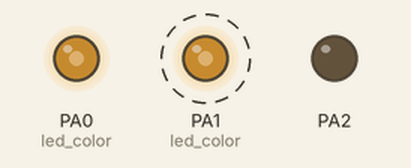
A program run on a simulated ATmega32, built with avr-gcc and emulated at 14.7456 MHz. On the bench: output pins drawn as LEDs (lit = HIGH). Dashed ring = blinking. What the program prints to the serial monitor is not drawn.

Above: at 0.05 s.
Timing chart, 0 to 3.0 s (numbered marks = the images above):
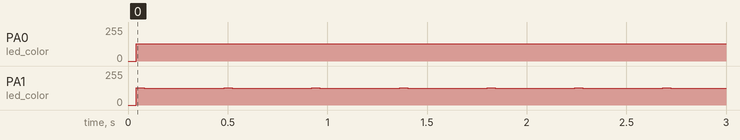

Measured:
- by itself, PA0 (led_color): 0/255 → 128/255 at 0.04 s
- by itself, PA1 (led_color): alternates 131/255 for 0.04 s and 125/255 for 0.40 s

The program:

main.cpp
```cpp
/*
 * Atmeg32a_Master_controller.cpp
 *
 * Created: 26-01-2018 22:54:00
 * Author : Puneet Shrivas
 */

#define F_CPU 14745600
#include <avr/io.h>
#include <avr/interrupt.h>
#define BAUDRATE 9600 //Baud rate for UART
#define BAUD_PRESCALLER (((F_CPU / (BAUDRATE * 16UL))) - 1) //Predefined formula from datasheet

uint8_t data; //variable for exchange

void SPI_init_Master(void)  //initialization as master board
{
	DDRB|=(1<<PINB7)|(1<<PINB5); //DDRB&=(0<<PINB6);//sets MOSI and SCK as output
	SPCR|=(1<<SPE)|(1<<MSTR)|(1<<SPIE)|(1<<SPI2X); // Enabled SPI, SPI interrupt, device is master, Prescaler Used :2	(frequency of SCK= Fosc/2)
	sei(); //global interrupt
}

	void UART_init(void)
	{
		UBRRH = (uint8_t)(BAUD_PRESCALLER>>8);
		UBRRL = (uint8_t)BAUD_PRESCALLER;
		UCSRB = (1<<RXEN)|(1<<TXEN);
		UCSRC = (1<<URSEL)|(1<<USBS)|(3<<UCSZ0); // Set frame format: 8data, 2stop bit
	}

	 uint8_t UART_receive(void)
	 {
 		while(!(UCSRA & (1<<RXC)));
 		return UDR;
	 }

	 void UART_send(uint8_t data)
	 {
 		while(!(UCSRA & (1<<UDRE)));
 		UDR=data;
		PORTA^=(1<<PINA0);
	}

	void led_color (int color)
	{
		if(color==0)  // turns LED red
		{
			PORTA=0b00000000; //reset LED
			PORTA|=(1<<PINA0);
		}
		else if(color==1) // turns LED green
		{
			PORTA=0b00000000; //reset LED
			PORTA|=(1<<PINA1);
		}
	}

void SPI_transfer(uint8_t data)
{
	TCNT0=0;
	SPDR=data;
	while(!(SPSR&(1<<SPIF))) {;/*wait for data transfer and recieving*/}
	UART_send(TCNT0);
}


int main(void)
{
	SPI_init_Master();
	UART_init();
	DDRA|=1<<PINA0|1<<PINA1|1<<PINA2; //PINA0 : Red(0), PINA1 : Green(1)
	PORTA=0b00000000; //set PINA0 and PINA1 as output and low
	TCCR0|=(1<<CS00);
	TCCR1B|=1<<CS11|1<<WGM12;
	TIMSK|=1<<OCIE1A;
	OCR1A=979;		// required frequency =532us , OCR1A= (frequency*532us/1)-1
    while (1) {}
}

ISR (TIMER1_COMPA_vect) //timing the data transfer
{
	PORTA^=(1<<PINA1); //checking timer
	SPI_transfer(1); // initiate transfer
}
```
